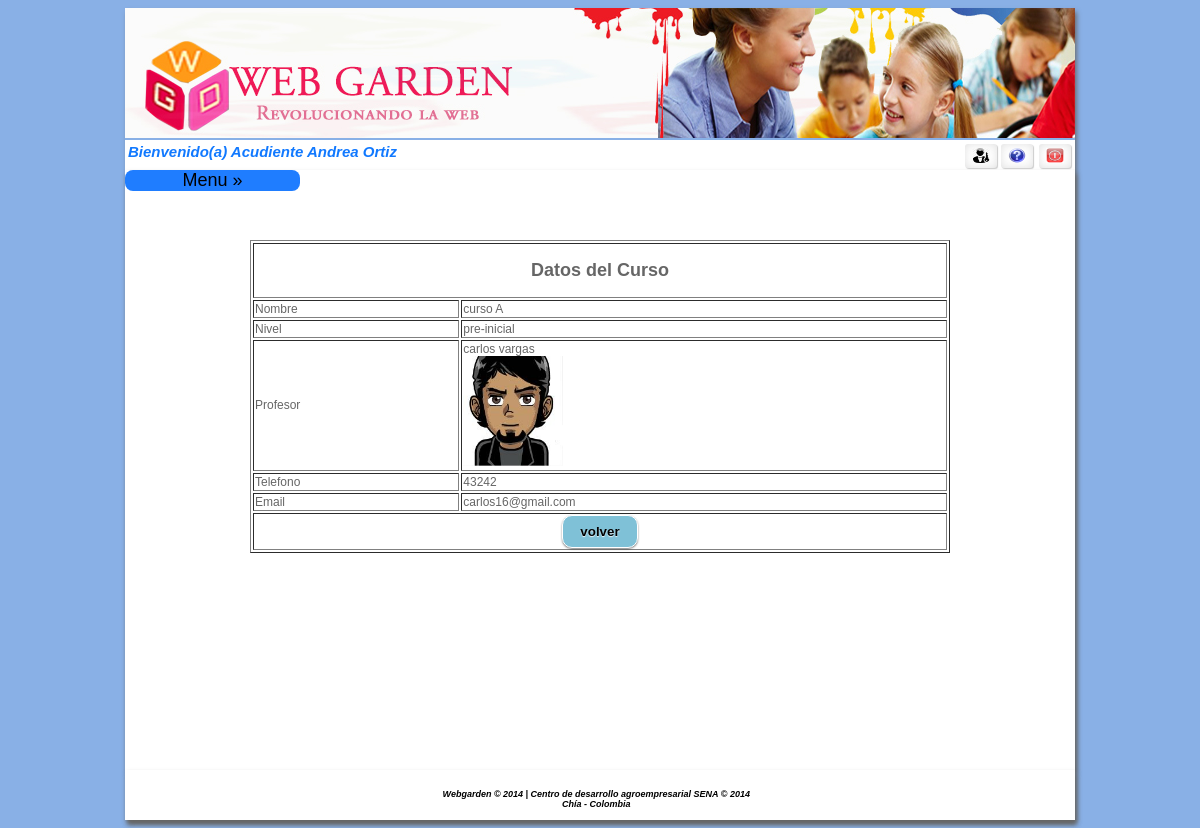
Screenshot of /home.php?cur=1&acceso=122 (signed in) with the database file from the repository.
### tables this page shows
CREATE TABLE IF NOT EXISTS `curso` (
`idcurso` int(11) NOT NULL,
  `nombre` varchar(50) NOT NULL,
  `idnivel` int(11) NOT NULL,
  `idpersona` int(11) NOT NULL
);

CREATE TABLE IF NOT EXISTS `nivel` (
`idnivel` int(11) NOT NULL,
  `nombre` varchar(50) NOT NULL,
  `descripcion` varchar(1000) NOT NULL
);

CREATE TABLE IF NOT EXISTS `persona` (
  `identificacion` int(11) NOT NULL,
  `prinombre` varchar(15) NOT NULL,
  `segnombre` varchar(20) DEFAULT NULL,
  `priapellido` varchar(15) NOT NULL,
  `segapellido` varchar(20) DEFAULT NULL,
  `telefono` varchar(15) NOT NULL,
  `direccion` varchar(15) NOT NULL,
  `foto` varchar(300) DEFAULT NULL,
  `pass` varchar(200) NOT NULL,
  `genero` int(11) NOT NULL,
  `email` varchar(100) NOT NULL,
  `tipodoc` int(11) NOT NULL
);

### controlador/cactividadexac.php (called while the page is built, shortened)
<?php
include ("modelo/mactividadexac.php");
$ins = new mactividadex();
$cur = isset($_GET["cur"]) ? $_GET["cur"] : NULL;
$curso=$ins->selcurso($cur);
$docente=$ins->seldocente($curso[0]['identificacion']);
?>

### modelo/mactividadexac.php (called while the page is built, shortened)
<?php
include ("controlador/conexion.php");
class mactividadex {
   function selcurso($idcurso){
		$sql = "select curso.idcurso, curso.nombre, persona.prinombre, persona.priapellido,persona.identificacion, nivel.nombre as niv from curso inner join persona on curso.idpersona = persona.identificacion
                         inner join nivel on curso.idnivel = nivel.idnivel  WHERE idcurso='" . $idcurso . "' ;";
		$conexionBD = new conexion();
		$conexionBD->conectarBD();
		$data = $conexionBD->ejeCon($sql,0);
		return $data;
	}
    function seldocente($identificacion) {
        $sql = "select * from persona  WHERE identificacion='" . $identificacion . "';";
        $conexionBD = new conexion();
        $conexionBD->conectarBD();
        $data = $conexionBD->ejeCon($sql, 0);
        return $data;
    }
}
?>

### controlador/configuracion.php (called while the page is built)
<?php
	$usu_db = "root";
	$pass_db = "";
	$serv_db = "localhost";
	$db = "webgarden";
?>

### controlador/conexion.php (called while the page is built, shortened)
<?php
class conexion{
	function conectarBD(){
		include("configuracion.php");
		$this->link = mysql_connect($serv_db,$usu_db,$pass_db);
		$db2= mysql_select_db($db);
	}
	function ejeCon($con, $op){
		$this->resultado = mysql_query($con) or
		die("La consulta fallo: ".mysql_error());
		if ($op==0){
			while ($linea = mysql_fetch_array($this->resultado)){
				$arrayResultado[] = $linea;
			}
		}else{
			$arrayResultado[] =0;
		}
		$resarr = isset($arrayResultado) ? $arrayResultado:NULL;
		if($resarr){
			return $arrayResultado;
		}
	}
}
?>

### vista/vcursoac.php (the view)
<?php
include ("controlador/cactividadexac.php");
?>
<center>
    <table width="700" border="1
           " >
        <tr>
            <td colspan="2" align="center">
                <h2>Datos del Curso</h2>
            </td>
        </tr>
        <tr>
            <td colspan="0" align="left" >Nombre</td>
            <td colspan="0">
              <?php echo $curso[0]['nombre'] ?>
            </td>
        </tr>
        <tr>
            <td align="left">Nivel</td>
            <td colspan="0"> <?php echo $curso[0]['niv'] ?></td>
               </tr>
        <tr>
            <td align="left">Profesor</td>
            <td colspan="0" ><?php echo $curso[0]['prinombre'] ?> <?php echo $curso[0]['priapellido'] ?> <br><img src='<?php echo $docente[0]['foto'] ?>' width='100' height='110'/> </td>
        </tr>
         <tr>
            <td align="left">Telefono</td>
            <td colspan="0"><?php echo $docente[0]['telefono'] ?>  </td>
        </tr>
         <tr>
            <td align="left">Email</td>
            <td colspan="0"><?php echo $docente[0]['email'] ?>  </td>
        </tr>
        <tr>
            <td colspan="2" align="center" >
                <input type="button" onclick="location.href = 'home.php?acceso=119'" value="volver"/>
            </td>
        </tr>
    </table>
</center>

### css/style.css (style rules this page uses)
input[type=submit], input[type=reset],input[type=button] { padding: 9px 17px; font-family: Helvetica,Arial,sans-serif; font-weight: bold; line-height: 1; color: #000000; border: none; text-shadow: 0 1px 1px rgba(255,255,255,0.85); background-color:#7FC1D7; border: 1px solid #ffffff; border-radius: 10px; box-shadow: 0 1px 2px rgba(0,0,0,0.5); }

### css/menu.css (style rules this page uses)
body { font-family: 'Open Sans', sans-serif; background:#89B0E6; background-size:cover; }

### rows the page displays
curso: nombre "curso A", idnivel.nombre "pre-inicial", idpersona.prinombre "carlos", idpersona.priapellido "vargas"
persona: foto (picture), telefono "43242", email "carlos16@gmail.com"

### other values shown
$nomapre "Andrea Ortiz"
